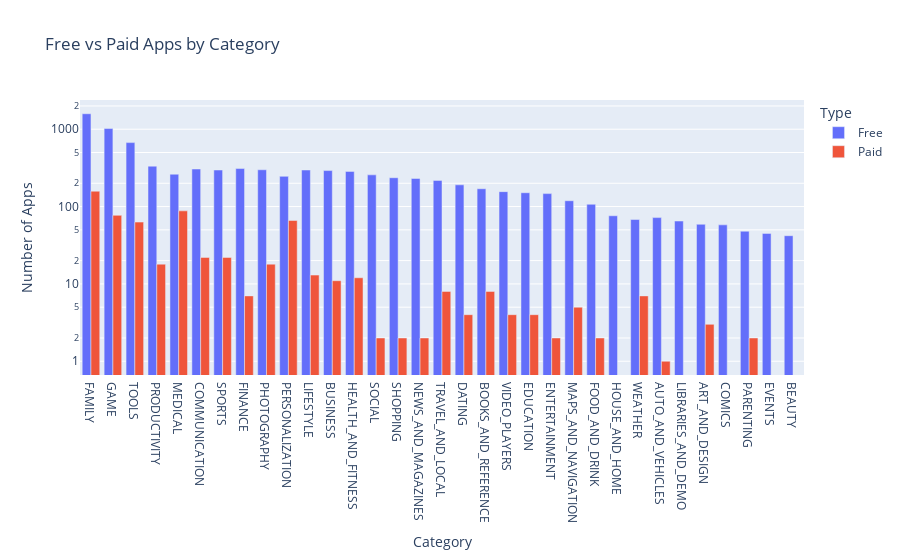

This figure's notebook cell:
### Markdown cell above
**Challenge**: Use the plotly express bar [chart examples](https://plotly.com/python/bar-charts/#bar-chart-with-sorted-or-ordered-categories) and the [.bar() API reference](https://plotly.com/python-api-reference/generated/plotly.express.bar.html#plotly.express.bar) to create this bar chart: 

<img src=https://imgur.com/LE0XCxA.png>

You'll want to use the `df_free_vs_paid` DataFrame that you created above that has the total number of free and paid apps per category. 

See if you can figure out how to get the look above by changing the `categoryorder` to 'total descending' as outlined in the documentation here [here](https://plotly.com/python/categorical-axes/#automatically-sorting-categories-by-name-or-total-value).

### Code cell
g_bar = px.bar(df_free_vs_paid,
               x='Category',
               y='App',
               title='Free vs Paid Apps by Category',
               color='Type',
               barmode='group')
 
g_bar.update_layout(xaxis_title='Category',
                    yaxis_title='Number of Apps',
                    xaxis={'categoryorder':'total descending'},
                    yaxis=dict(type='log'))
 
g_bar.show()

### Figure 1 — Plotly figure (JSON) as saved in the notebook; plotly's stock layout.template omitted (floating-point values rounded to 4 significant figures)
{"data": [{"alignmentgroup": "True", "hovertemplate": "Type=Free<br>Category=%{x}<br>App=%{y}<extra></extra>", "legendgroup": "Free", "marker": {"color": "#636efa", "pattern": {"shape": ""}}, "name": "Free", "offsetgroup": "Free", "orientation": "v", "showlegend": true, "textposition": "auto", "type": "bar", "x": ["ART_AND_DESIGN", "AUTO_AND_VEHICLES", "BEAUTY", "BOOKS_AND_REFERENCE", "BUSINESS", "COMICS", "COMMUNICATION", "DATING", "EDUCATION", "ENTERTAINMENT", "EVENTS", "FAMILY", "FINANCE", "FOOD_AND_DRINK", "GAME", "HEALTH_AND_FITNESS", "HOUSE_AND_HOME", "LIBRARIES_AND_DEMO", "LIFESTYLE", "MAPS_AND_NAVIGATION", "MEDICAL", "NEWS_AND_MAGAZINES", "PARENTING", "PERSONALIZATION", "PHOTOGRAPHY", "PRODUCTIVITY", "SHOPPING", "SOCIAL", "SPORTS", "TOOLS", "TRAVEL_AND_LOCAL", "VIDEO_PLAYERS", "WEATHER"], "xaxis": "x", "y": [59, 72, 42, 170, 292, 58, 306, 191, 151, 147, 45, 1585, 310, 107, 1020, 285, 76, 65, 297, 119, 262, 231, 48, 246, 299, 333, 236, 257, 297, 671, 218, 156, 68], "yaxis": "y"}, {"alignmentgroup": "True", "hovertemplate": "Type=Paid<br>Category=%{x}<br>App=%{y}<extra></extra>", "legendgroup": "Paid", "marker": {"color": "#EF553B", "pattern": {"shape": ""}}, "name": "Paid", "offsetgroup": "Paid", "orientation": "v", "showlegend": true, "textposition": "auto", "type": "bar", "x": ["ART_AND_DESIGN", "AUTO_AND_VEHICLES", "BOOKS_AND_REFERENCE", "BUSINESS", "COMMUNICATION", "DATING", "EDUCATION", "ENTERTAINMENT", "FAMILY", "FINANCE", "FOOD_AND_DRINK", "GAME", "HEALTH_AND_FITNESS", "LIFESTYLE", "MAPS_AND_NAVIGATION", "MEDICAL", "NEWS_AND_MAGAZINES", "PARENTING", "PERSONALIZATION", "PHOTOGRAPHY", "PRODUCTIVITY", "SHOPPING", "SOCIAL", "SPORTS", "TOOLS", "TRAVEL_AND_LOCAL", "VIDEO_PLAYERS", "WEATHER"], "xaxis": "x", "y": [3, 1, 8, 11, 22, 4, 4, 2, 158, 7, 2, 77, 12, 13, 5, 88, 2, 2, 66, 18, 18, 2, 2, 22, 63, 8, 4, 7], "yaxis": "y"}], "layout": {"barmode": "group", "legend": {"title": {"text": "Type"}, "tracegroupgap": 0}, "title": {"text": "Free vs Paid Apps by Category"}, "xaxis": {"anchor": "y", "categoryorder": "total descending", "domain": [0, 1], "title": {"text": "Category"}}, "yaxis": {"anchor": "x", "domain": [0, 1], "title": {"text": "Number of Apps"}, "type": "log"}}}
